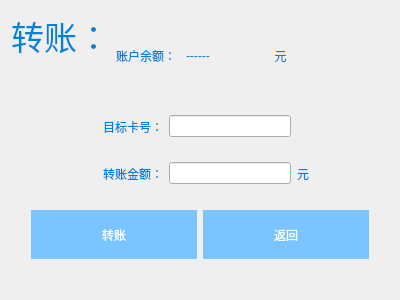
<?xml version="1.0" encoding="UTF-8"?>
<ui version="4.0">
 <class>TransferWidget</class>
 <widget class="QWidget" name="TransferWidget">
  <property name="geometry">
   <rect>
    <x>0</x>
    <y>0</y>
    <width>400</width>
    <height>300</height>
   </rect>
  </property>
  <property name="windowTitle">
   <string>Form</string>
  </property>
  <property name="styleSheet">
   <string notr="true">QPushButton {
    background-color: #7ac4ff; /* 背景颜色 */
    border: none;              /* 去掉边框 */
    color: white;              /* 文本颜色 */
}

QPushButton:hover {
    background-color: #336699; /* 鼠标悬停时背景颜色 */
}

QLabel {
color: #0082d6;
}</string>
  </property>
  <layout class="QVBoxLayout" name="verticalLayout_3">
   <item>
    <layout class="QHBoxLayout" name="horizontalLayout_2" stretch="5,2,4,8">
     <item>
      <widget class="QLabel" name="label">
       <property name="font">
        <font>
         <pointsize>25</pointsize>
        </font>
       </property>
       <property name="text">
        <string>转账：</string>
       </property>
       <property name="alignment">
        <set>Qt::AlignLeading|Qt::AlignLeft|Qt::AlignTop</set>
       </property>
      </widget>
     </item>
     <item>
      <widget class="QLabel" name="label_2">
       <property name="text">
        <string>账户余额： </string>
       </property>
      </widget>
     </item>
     <item>
      <widget class="QLabel" name="balanceLabel">
       <property name="text">
        <string>------</string>
       </property>
      </widget>
     </item>
     <item>
      <widget class="QLabel" name="label_4">
       <property name="text">
        <string>     元</string>
       </property>
      </widget>
     </item>
    </layout>
   </item>
   <item>
    <layout class="QVBoxLayout" name="verticalLayout">
     <item>
      <layout class="QHBoxLayout" name="horizontalLayout_4" stretch="3,1,4,3">
       <item>
        <spacer name="horizontalSpacer_2">
         <property name="orientation">
          <enum>Qt::Horizontal</enum>
         </property>
         <property name="sizeHint" stdset="0">
          <size>
           <width>40</width>
           <height>20</height>
          </size>
         </property>
        </spacer>
       </item>
       <item>
        <widget class="QLabel" name="label_7">
         <property name="text">
          <string>目标卡号：</string>
         </property>
        </widget>
       </item>
       <item>
        <widget class="QLineEdit" name="targetCard"/>
       </item>
       <item>
        <widget class="QLabel" name="label_8">
         <property name="text">
          <string/>
         </property>
        </widget>
       </item>
      </layout>
     </item>
     <item>
      <layout class="QHBoxLayout" name="horizontalLayout_3" stretch="3,1,4,3">
       <item>
        <spacer name="horizontalSpacer">
         <property name="orientation">
          <enum>Qt::Horizontal</enum>
         </property>
         <property name="sizeHint" stdset="0">
          <size>
           <width>40</width>
           <height>20</height>
          </size>
         </property>
        </spacer>
       </item>
       <item>
        <widget class="QLabel" name="label_5">
         <property name="text">
          <string>转账金额：</string>
         </property>
        </widget>
       </item>
       <item>
        <widget class="QLineEdit" name="amountLine"/>
       </item>
       <item>
        <widget class="QLabel" name="label_6">
         <property name="text">
          <string>元</string>
         </property>
        </widget>
       </item>
      </layout>
     </item>
    </layout>
   </item>
   <item>
    <layout class="QHBoxLayout" name="horizontalLayout">
     <property name="leftMargin">
      <number>20</number>
     </property>
     <property name="topMargin">
      <number>10</number>
     </property>
     <property name="rightMargin">
      <number>20</number>
     </property>
     <property name="bottomMargin">
      <number>30</number>
     </property>
     <item>
      <widget class="QPushButton" name="transferButton">
       <property name="sizePolicy">
        <sizepolicy hsizetype="Minimum" vsizetype="Minimum">
         <horstretch>0</horstretch>
         <verstretch>0</verstretch>
        </sizepolicy>
       </property>
       <property name="styleSheet">
        <string notr="true"/>
       </property>
       <property name="text">
        <string>转账</string>
       </property>
      </widget>
     </item>
     <item>
      <widget class="QPushButton" name="backButton">
       <property name="sizePolicy">
        <sizepolicy hsizetype="Minimum" vsizetype="Minimum">
         <horstretch>0</horstretch>
         <verstretch>0</verstretch>
        </sizepolicy>
       </property>
       <property name="text">
        <string>返回</string>
       </property>
      </widget>
     </item>
    </layout>
   </item>
  </layout>
 </widget>
 <resources/>
 <connections/>
</ui>
